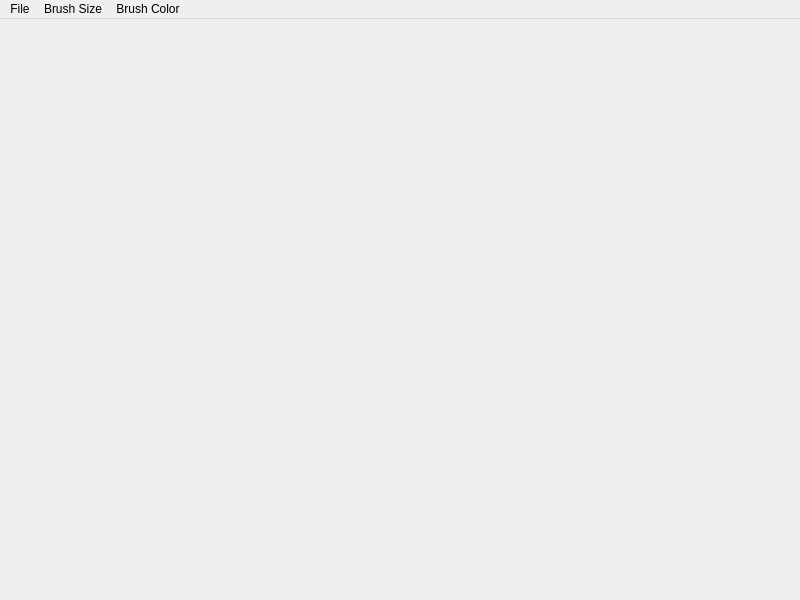
<?xml version="1.0" encoding="UTF-8"?>
<ui version="4.0">
 <class>MainWindow</class>
 <widget class="QMainWindow" name="MainWindow">
  <property name="geometry">
   <rect>
    <x>0</x>
    <y>0</y>
    <width>800</width>
    <height>600</height>
   </rect>
  </property>
  <property name="windowTitle">
   <string>MainWindow</string>
  </property>
  <widget class="QWidget" name="centralwidget"/>
  <widget class="QMenuBar" name="menubar">
   <property name="geometry">
    <rect>
     <x>0</x>
     <y>0</y>
     <width>800</width>
     <height>26</height>
    </rect>
   </property>
   <widget class="QMenu" name="menuFile">
    <property name="title">
     <string>File</string>
    </property>
    <addaction name="actionSave_Image"/>
    <addaction name="actionClear_all"/>
   </widget>
   <widget class="QMenu" name="menuBrush_Sizwe">
    <property name="title">
     <string>Brush Size</string>
    </property>
    <addaction name="action2_px"/>
    <addaction name="action10_px"/>
   </widget>
   <widget class="QMenu" name="menuBrush_Color">
    <property name="title">
     <string>Brush Color</string>
    </property>
    <addaction name="actionRed"/>
    <addaction name="actionBlack"/>
   </widget>
   <addaction name="menuFile"/>
   <addaction name="menuBrush_Sizwe"/>
   <addaction name="menuBrush_Color"/>
  </widget>
  <action name="actionSave_Image">
   <property name="text">
    <string>Save Image</string>
   </property>
  </action>
  <action name="actionClear_all">
   <property name="text">
    <string>Clear all</string>
   </property>
  </action>
  <action name="action2_px">
   <property name="text">
    <string>2 px</string>
   </property>
  </action>
  <action name="action10_px">
   <property name="text">
    <string>10 px</string>
   </property>
  </action>
  <action name="actionRed">
   <property name="text">
    <string>Red</string>
   </property>
  </action>
  <action name="actionBlack">
   <property name="text">
    <string>Black</string>
   </property>
  </action>
 </widget>
 <resources/>
 <connections/>
</ui>
